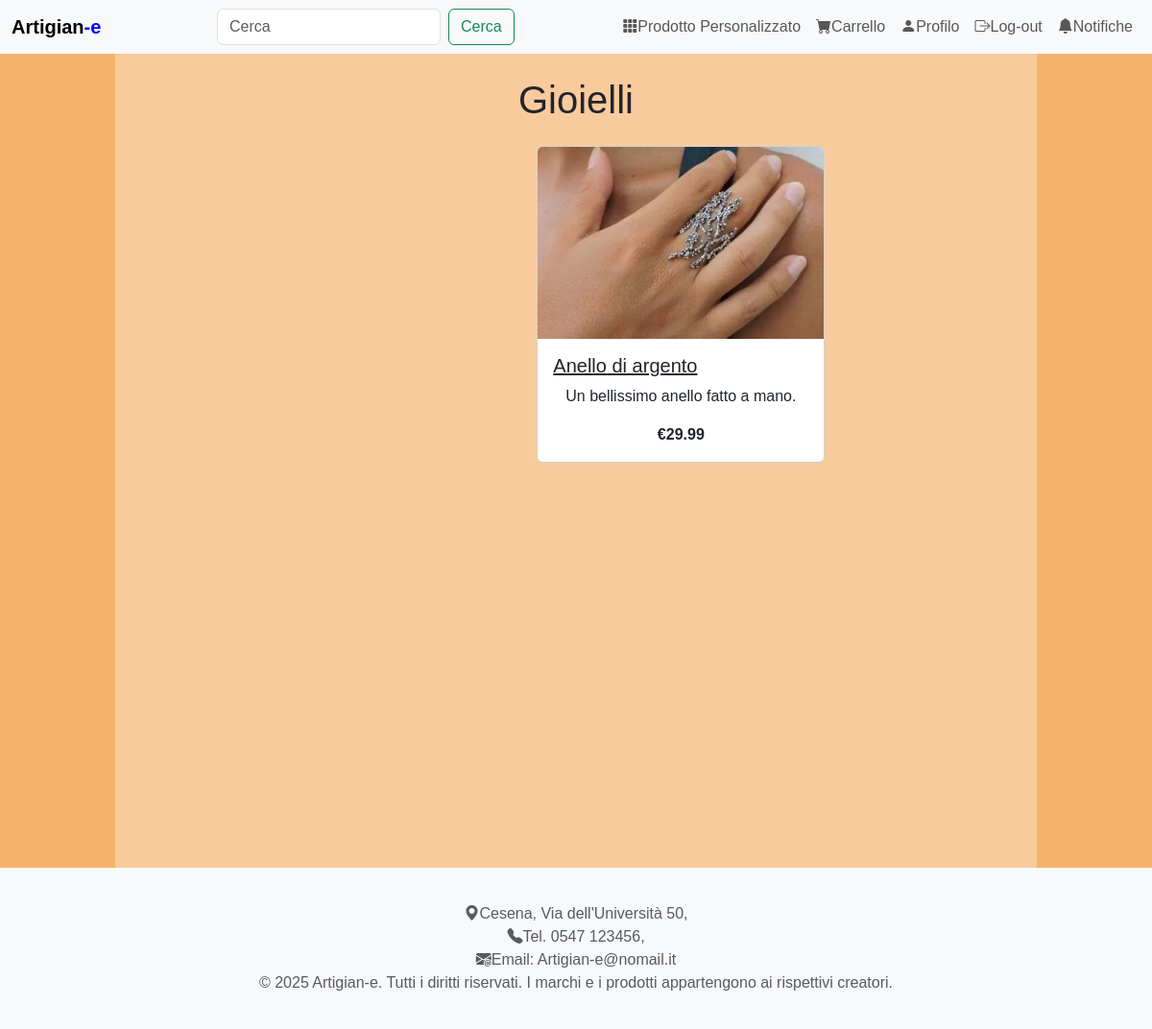
The page /pages/categorySearch.php?categoria=2 on the database its author committed.
### tables this page shows
create table CATEGORIE (
	categoryID INT not null AUTO_INCREMENT,
	Nome VARCHAR(25) not null,
	primary key (categoryID));

create table PRODOTTO (
	Costo decimal(8,2) not null,
	Nome VARCHAR(25) not null,
	Descrizione VARCHAR(1000) not null,
	PathImmagine VARCHAR(255) not null,
	productID INT not null AUTO_INCREMENT,
	categoryID INT not null,
	Email VARCHAR(100) not null,
	primary key (productID),
	unique (categoryID, productID));

### DataBase/Database.php (called while the page is built, shortened)
<?php
class DatabaseHelper
{
    private $db;
    public function __construct($servername, $username, $password, $dbname, $port)
    {
        $this->db = new mysqli($servername, $username, $password, $dbname, $port);
    }
    public function getCategoryById($categoryID) {
        $query = "SELECT * FROM CATEGORIE WHERE categoryID = ?";
        $stmt = $this->db->prepare($query);
        $stmt->bind_param('i', $categoryID);
        $stmt->execute();
        $result = $stmt->get_result();
        return $result->fetch_assoc();
    }
    public function getProductsByCategory($categoryID) {
        $query = "SELECT * FROM PRODOTTO WHERE categoryID = ?";
        $stmt = $this->db->prepare($query);
        $stmt->bind_param('i', $categoryID);
        $stmt->execute();
        $result = $stmt->get_result();
        return $result->fetch_all(MYSQLI_ASSOC);
    }
}
?>

### includes/bootstrap.php (called while the page is built, shortened)
<?php
require_once("../database/Database.php");
$dbh = new DatabaseHelper("localhost", "root", "", "db_artigiany", 3306);

### pages/categorySearch.php (the view, shortened to what this page needs)
<?php
include_once("../includes/bootstrap.php");
include("../includes/header.php");
$categoryID = isset($_GET['categoria']) ? (int)$_GET['categoria'] : 0;
$category = $dbh->getCategoryById($categoryID);
$products = $dbh->getProductsByCategory($categoryID);
?>
<main class="container my-4">
    <div class="container-page">
        <div id="main-content">
            <h1 class="text-center mb-4"><?php echo htmlspecialchars($category['Nome']); ?></h1>
            <?php if (empty($products)): ?>
                <p class="text-center">Nessun prodotto disponibile in questa categoria</p>
            <?php else: ?>
                <div class="row justify-content-center">
                    <?php foreach ($products as $product): ?>
                        <div class="col-12 col-sm-6 col-md-4 mb-4 pe-1 mx-auto">
                            <div class="card h-100">
                                <a href="product.php?productId=<?= urlencode($product['productID']) ?>">
                                    <img src="<?php echo htmlspecialchars($product['PathImmagine']); ?>"
                                         class="card-img-top"
                                         alt="<?php echo htmlspecialchars($product['Nome']); ?>"
                                         style="height: 200px; object-fit: cover;">
                                </a>
                                <div class="card-body">
                                    <h5 class="card-title">
                                        <a href="product.php?productId=<?= urlencode($product['productID']) ?>"
                                           class="text-dark">
                                            <?php echo htmlspecialchars($product['Nome']); ?>
                                        </a>
                                    </h5>
                                    <p class="card-text"><?php echo htmlspecialchars($product['Descrizione']); ?></p>
                                    <p class="card-text"><strong>€<?php echo number_format($product['Costo'], 2); ?></strong></p>
                                </div>
                            </div>
                        </div>
                    <?php endforeach; ?>
                </div>
            <?php endif; ?>
        </div>
    </div>
</main>
<?php include("../includes/footer.php"); ?>

### CSS/styles.css (style rules this page uses)
body { font-family: Arial, sans-serif; background: linear-gradient(to right, #F6B26B 10%, #F9CB9C 10%, #F9CB9C 90%, #F6B26B 90%); min-height: 100vh; }
.container-page { display: flex; flex-direction: column; min-height: 100vh; }
#main-content { flex: 1; }
.container { display: flex; flex-direction: column; align-items: center; max-width: 1000px; margin: 20px auto; }
.card { min-width: 300px; box-sizing: border-box; }
h1, p { text-align: center; }

### rows shown on the page
categorie: Nome "Gioielli"
prodotto: PathImmagine (picture), Nome "Anello di argento", Descrizione "Un bellissimo anello fatto a mano.", Costo "29.99"
